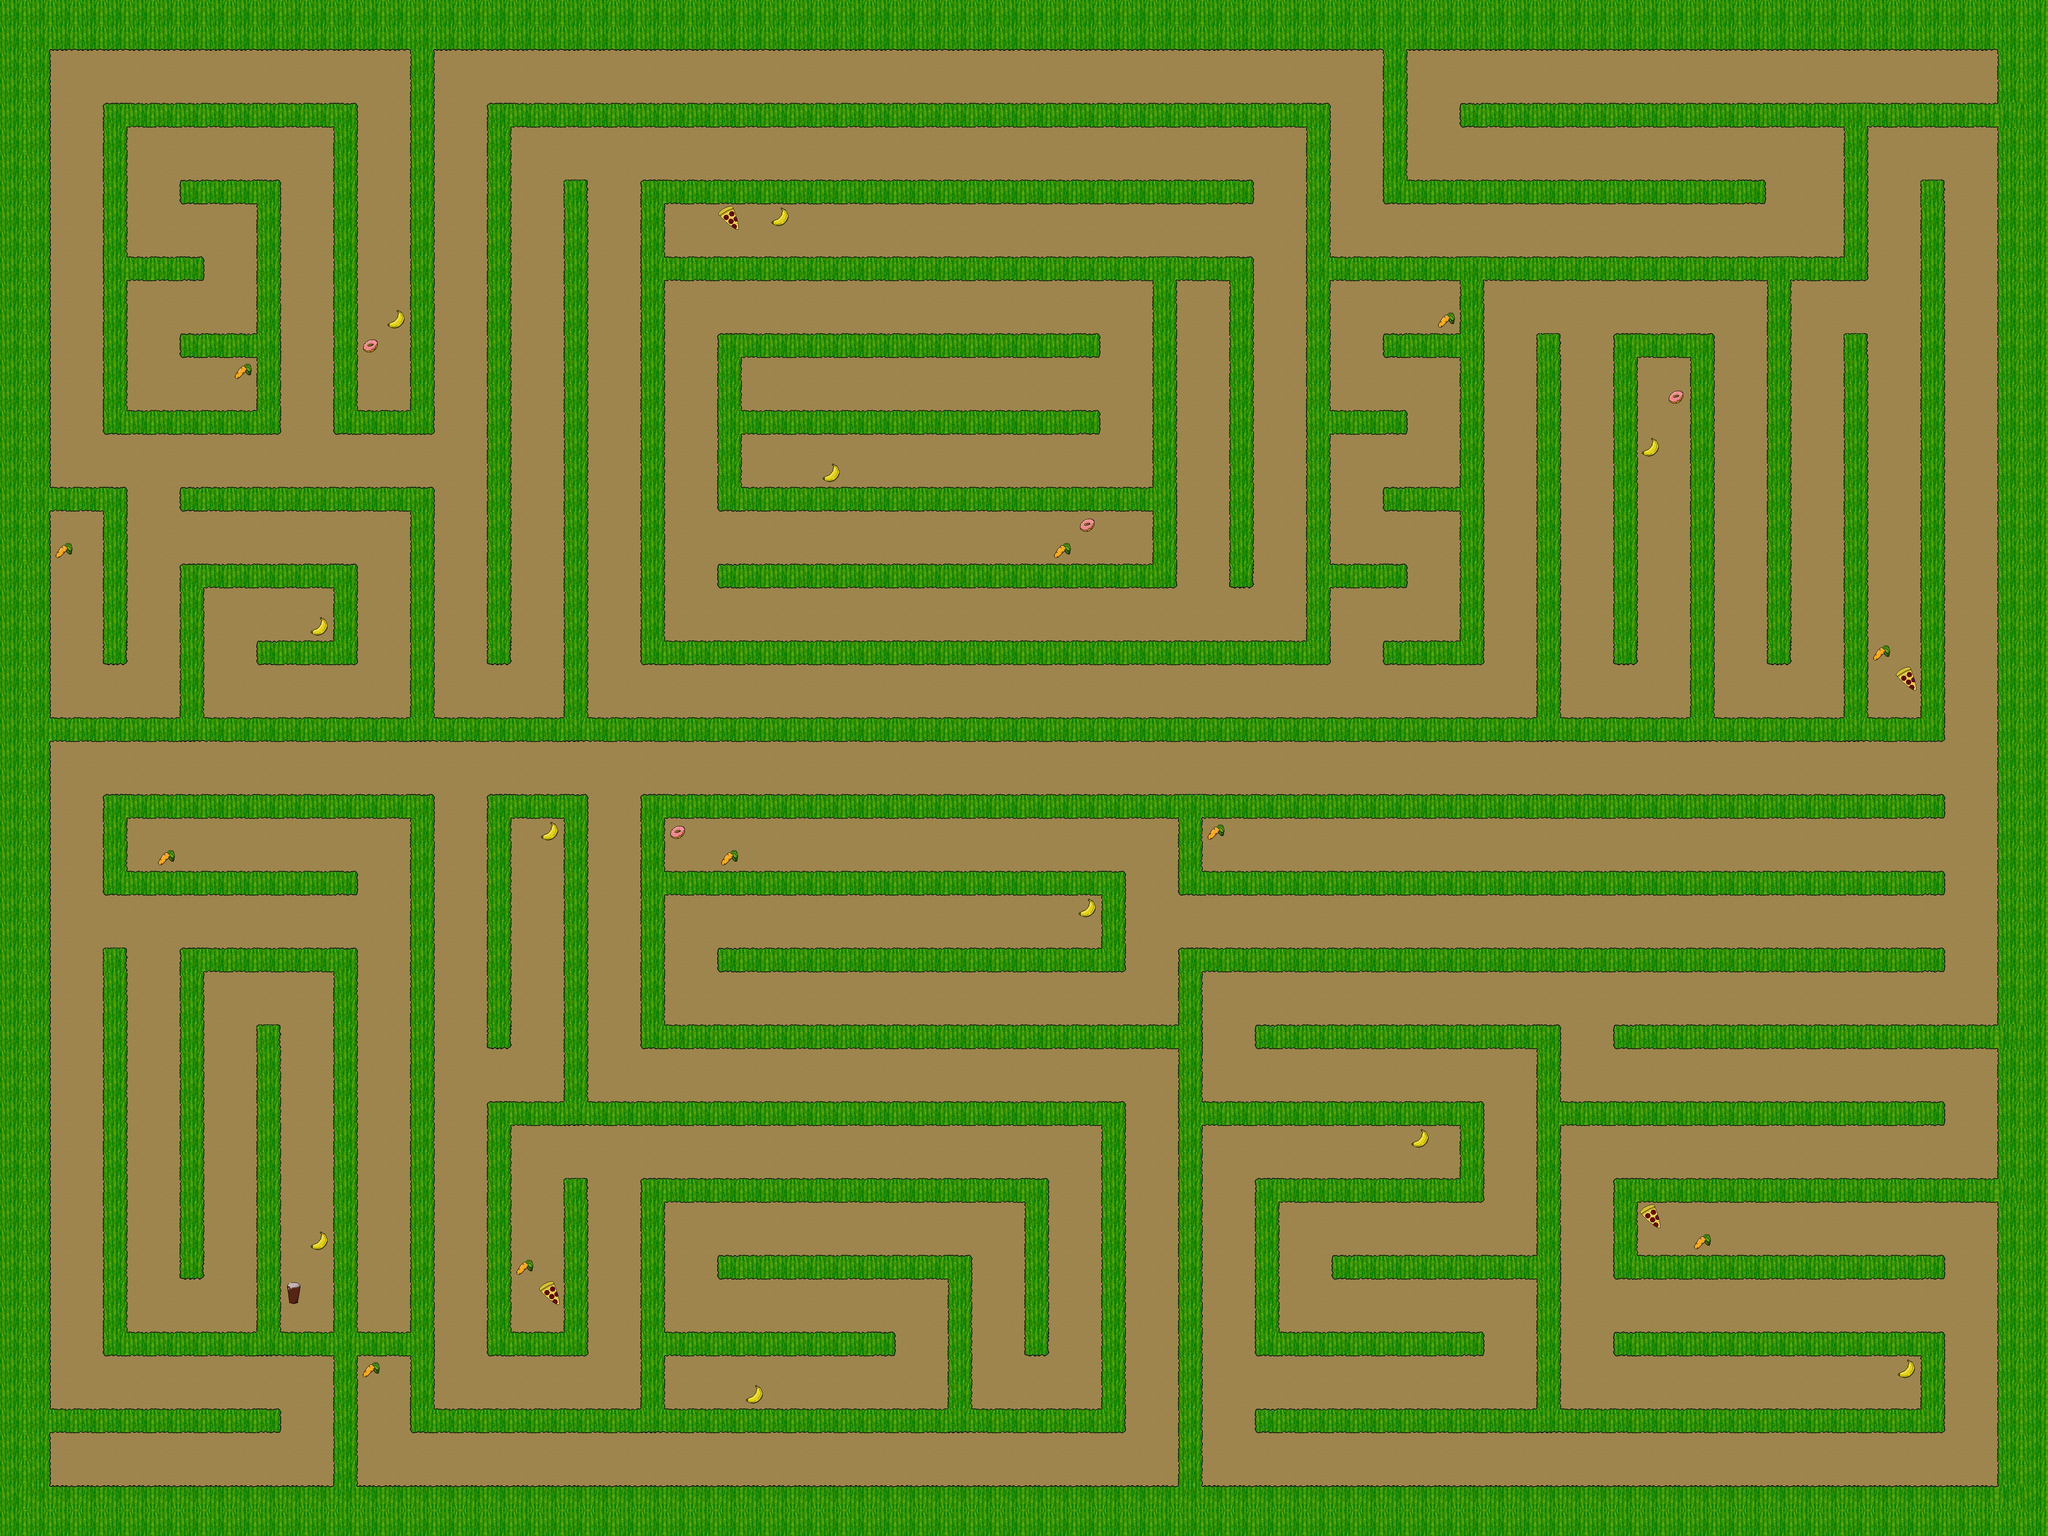

The image is a tile-based game level rendered from a .tmx file. Its description and source (layers, tilesets, objects; grid data summarised) follow:
An orthogonal 80x60 tile map with 64x64 px tiles, 4 tile layers (ground, wall_tiles, bad_tiles, good_tiles), 2 hidden layers not drawn, 4 tilesets and 143 objects.

<map version="1.2" tiledversion="1.2.2" orientation="orthogonal" renderorder="right-down" width="80" height="60" tilewidth="64" tileheight="64" infinite="0" nextlayerid="18" nextobjectid="147">
 <tileset firstgid="1" name="bad_objects" tilewidth="64" tileheight="64" tilecount="5" columns="5">
  <image source="../bad_objects.png" width="320" height="64" />
 </tileset>
 <tileset firstgid="6" name="good_objects" tilewidth="64" tileheight="64" tilecount="2" columns="2">
  <image source="../good_objects.png" width="128" height="64" />
 </tileset>
 <tileset firstgid="8" name="maali_placeholder" tilewidth="64" tileheight="64" tilecount="1" columns="1">
  <image source="../maali_placeholder.png" width="64" height="64" />
 </tileset>
 <tileset firstgid="9" name="tileset" tilewidth="64" tileheight="64" tilecount="24" columns="24">
  <image source="tileset.png" width="1536" height="64" />
 </tileset>
 <objectgroup id="12" name="startpos">
  <object id="1" x="192" y="3648">
   <point />
  </object>
 </objectgroup>
 <layer id="5" name="ground" width="80" height="60">
  <data>[4800 cells, 4800 non-empty, 1 distinct tile ids]</data>
 </layer>
 <layer id="6" name="wall_tiles" width="80" height="60">
  <data>[4800 cells, 1873 non-empty, 23 distinct tile ids]</data>
 </layer>
 <objectgroup id="13" name="wall_objects" visible="0">
  <object id="2" x="4992" y="256" width="128" height="3584" />
  <object id="3" x="0" y="0" width="5120" height="128" />
  <object id="4" x="0" y="128" width="128" height="3712" />
  <object id="5" x="128" y="3712" width="4864" height="128" />
  <object id="6" x="128" y="1792" width="4736" height="64" />
  <object id="7" x="1024" y="128" width="64" height="896" />
  <object id="8" x="832" y="1024" width="256" height="64" />
  <object id="9" x="832" y="256" width="64" height="768" />
  <object id="10" x="256" y="256" width="576" height="64" />
  <object id="11" x="256" y="320" width="64" height="768" />
  <object id="12" x="320" y="1024" width="384" height="64" />
  <object id="13" x="640" y="448" width="64" height="576" />
  <object id="14" x="448" y="448" width="192" height="64" />
  <object id="15" x="320" y="640" width="192" height="64" />
  <object id="16" x="448" y="832" width="192" height="64" />
  <object id="17" x="128" y="1216" width="192" height="64" />
  <object id="18" x="256" y="1280" width="64" height="384" />
  <object id="19" x="448" y="1216" width="640" height="64" />
  <object id="20" x="1024" y="1280" width="64" height="512" />
  <object id="21" x="640" y="1600" width="256" height="64" />
  <object id="22" x="832" y="1408" width="64" height="192" />
  <object id="23" x="448" y="1408" width="384" height="64" />
  <object id="24" x="448" y="1472" width="64" height="320" />
  <object id="25" x="1216" y="256" width="64" height="1408" />
  <object id="26" x="1280" y="256" width="2048" height="64" />
  <object id="27" x="3264" y="320" width="64" height="1344" />
  <object id="28" x="1600" y="1600" width="1664" height="64" />
  <object id="29" x="1408" y="448" width="64" height="1344" />
  <object id="30" x="1600" y="448" width="64" height="1152" />
  <object id="31" x="1664" y="448" width="1472" height="64" />
  <object id="32" x="1664" y="640" width="1472" height="64" />
  <object id="33" x="3072" y="704" width="64" height="768" />
  <object id="34" x="2880" y="704" width="64" height="768" />
  <object id="35" x="1792" y="1408" width="1088" height="64" />
  <object id="36" x="1792" y="832" width="64" height="448" />
  <object id="37" x="1856" y="832" width="896" height="64" />
  <object id="38" x="1856" y="1024" width="896" height="64" />
  <object id="39" x="1856" y="1216" width="1024" height="64" />
  <object id="40" x="3456" y="128" width="64" height="384" />
  <object id="41" x="3520" y="448" width="896" height="64" />
  <object id="42" x="3456" y="832" width="192" height="64" />
  <object id="43" x="3328" y="1024" width="192" height="64" />
  <object id="44" x="3456" y="1216" width="192" height="64" />
  <object id="45" x="3328" y="1408" width="192" height="64" />
  <object id="46" x="3456" y="1600" width="256" height="64" />
  <object id="47" x="3648" y="704" width="64" height="896" />
  <object id="48" x="3840" y="832" width="64" height="960" />
  <object id="49" x="4032" y="832" width="256" height="64" />
  <object id="50" x="4032" y="896" width="64" height="768" />
  <object id="51" x="4224" y="896" width="64" height="896" />
  <object id="52" x="3648" y="256" width="1344" height="64" />
  <object id="53" x="4608" y="320" width="64" height="384" />
  <object id="54" x="3328" y="640" width="1280" height="64" />
  <object id="55" x="4416" y="704" width="64" height="960" />
  <object id="56" x="4608" y="832" width="64" height="960" />
  <object id="57" x="4800" y="448" width="64" height="1344" />
  <object id="58" x="2944" y="2048" width="64" height="192" />
  <object id="59" x="3008" y="2176" width="1856" height="64" />
  <object id="60" x="2944" y="2368" width="1920" height="64" />
  <object id="61" x="4032" y="2560" width="960" height="64" />
  <object id="62" x="3904" y="2752" width="960" height="64" />
  <object id="63" x="4096" y="2944" width="896" height="64" />
  <object id="64" x="4032" y="2944" width="64" height="256" />
  <object id="65" x="4096" y="3136" width="768" height="64" />
  <object id="66" x="4032" y="3328" width="768" height="64" />
  <object id="67" x="4800" y="3328" width="64" height="256" />
  <object id="68" x="3136" y="3520" width="1664" height="64" />
  <object id="69" x="3840" y="2560" width="64" height="960" />
  <object id="70" x="3136" y="2560" width="704" height="64" />
  <object id="71" x="2944" y="2432" width="64" height="1280" />
  <object id="72" x="3008" y="2752" width="640" height="64" />
  <object id="73" x="3648" y="2752" width="64" height="256" />
  <object id="74" x="3136" y="2944" width="512" height="64" />
  <object id="75" x="3136" y="3008" width="64" height="384" />
  <object id="76" x="3200" y="3328" width="512" height="64" />
  <object id="77" x="3328" y="3136" width="512" height="64" />
  <object id="78" x="1600" y="1984" width="3264" height="64" />
  <object id="79" x="1600" y="2048" width="64" height="576" />
  <object id="80" x="1664" y="2176" width="1088" height="64" />
  <object id="81" x="2752" y="2176" width="64" height="256" />
  <object id="82" x="1792" y="2368" width="960" height="64" />
  <object id="83" x="1664" y="2560" width="1280" height="64" />
  <object id="84" x="1216" y="1984" width="256" height="64" />
  <object id="85" x="1216" y="2048" width="64" height="576" />
  <object id="86" x="1408" y="2048" width="64" height="704" />
  <object id="87" x="1216" y="2752" width="1600" height="64" />
  <object id="88" x="2752" y="2816" width="64" height="768" />
  <object id="89" x="1216" y="2816" width="64" height="512" />
  <object id="90" x="1216" y="3328" width="256" height="64" />
  </objectgroup>
 <objectgroup id="14" name="goal_blocking_object" visible="0">
  <!-- 1 objects omitted --></objectgroup>
 <objectgroup id="15" name="goal_object" visible="0">
  <!-- 1 objects omitted --></objectgroup>
 <layer id="9" name="goal_ground" width="80" height="60" visible="0">
  <data>[4800 cells, 8 non-empty, 1 distinct tile ids]</data>
 </layer>
 <layer id="8" name="goal" width="80" height="60" visible="0">
  <data>[4800 cells, 6 non-empty, 2 distinct tile ids]</data>
 </layer>
 <layer id="11" name="bad_tiles" width="80" height="60">
  <data>[4800 cells, 9 non-empty, 3 distinct tile ids]</data>
 </layer>
 <objectgroup id="17" name="bad_objects">
  <!-- 9 objects omitted --></objectgroup>
 <layer id="10" name="good_tiles" width="80" height="60">
  <data>[4800 cells, 22 non-empty, 2 distinct tile ids]</data>
 </layer>
 <objectgroup id="16" name="good_objects">
  <!-- 22 objects omitted --></objectgroup>
</map>
<!-- 53 of 143 objects omitted -->
